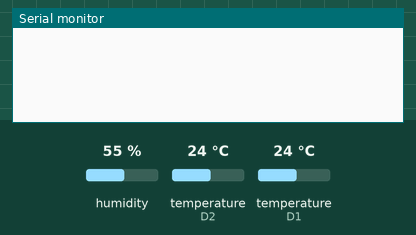
Recording of a sketch running on a simulated ESP8266 (NodeMCU). On the bench: the last lines printed to the serial monitor. The inputs (shaded band) are chosen by the test bench; at power-on: humidity 55 %, temperature (sensors on D2, D1) 24 °C. WiFi joins after 1.5 s; servers stay silent unless stated.

Above: at 6.2 s.
6.3 s: humidity set to 22 %
At 9.6 s:
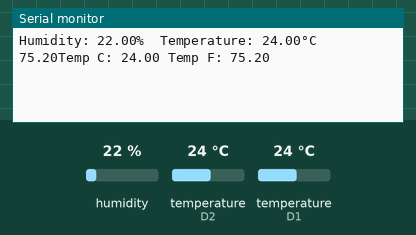
12.6 s: temperature (sensor on D2) set to 12 °C
At 13.5 s:
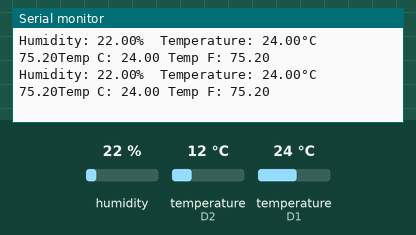
14.1 s: temperature (sensor on D1) set to 12 °C
At 15.2 s:
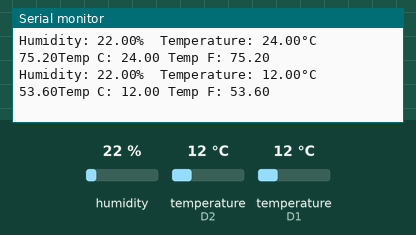
15.6 s: temperature (sensor on D2) set to 19 °C
17.1 s: humidity set to 40 %
At 18.6 s:
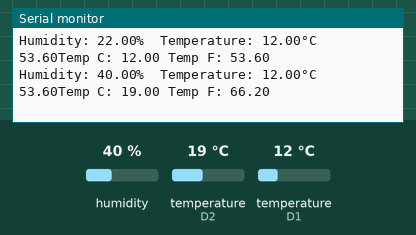
Timing chart, 0 to 19.6 s (numbered marks = the images above; inputs shaded):
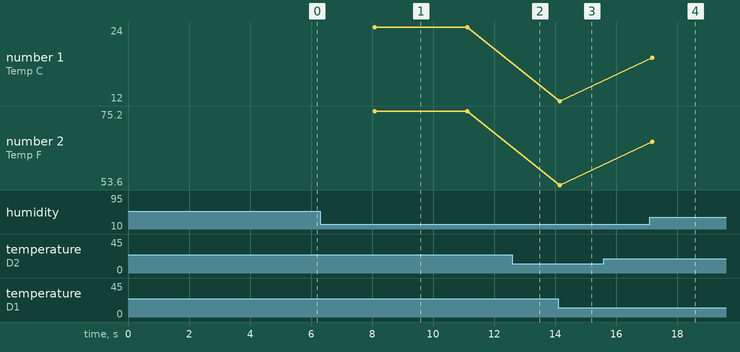

Measured:
- after the input at 6.3 s, the serial monitor: prints a new line after 1.8 s (image 1)
- after the input at 14.1 s, the serial monitor: prints a new line after 0.05 s (image 3)
- after the input at 17.1 s, the serial monitor: prints a new line after 0.08 s (image 4)

The sketch:

DoAm.ino
```cpp
#include <BlynkSimpleEsp8266.h>
#include <ESP8266WiFi.h>
#include "DHT.h"
#include <OneWire.h>
#include <DallasTemperature.h>
#define ONE_WIRE_BUS D2
#define DHTPIN D1
#define DHTTYPE DHT11
DHT dht(DHTPIN, DHTTYPE);
OneWire oneWire(ONE_WIRE_BUS);
DallasTemperature sensors(&oneWire);
DeviceAddress insideThermometer;

char auth[] = "_8kF3uaNzdzWTTZquA63G-KQUz1ADvwA";
const char* ssid = "Wifi";
const char* password = "Password";
//const char* ssid = "tram bom so 4";
//const char* password = "0943950555";

BlynkTimer timer;
BLYNK_CONNECTED() {
}

void printTemperature(DeviceAddress deviceAddress) {
  float tempC = sensors.getTempC(deviceAddress);
  if (tempC == DEVICE_DISCONNECTED_C) {
    Serial.println("Error: Could not read temperature data");
    return;
  }
  Serial.print("Temp C: ");
  Serial.print(tempC);
  Serial.print(" Temp F: ");
  Serial.println(DallasTemperature::toFahrenheit(tempC));  // Converts tempC to Fahrenheit
  Blynk.virtualWrite(V1, tempC);
}

void read() {
  float h = dht.readHumidity();
  // Read temperature as Celsius (the default)
  float t = dht.readTemperature();
  // Read temperature as Fahrenheit (isFahrenheit = true)
  float f = dht.readTemperature(true);

  // Check if any reads failed and exit early (to try again).
  if (isnan(h) || isnan(t) || isnan(f)) {
    Serial.println(F("Failed to read from DHT sensor!"));
    return;
  }

  // Compute heat index in Fahrenheit (the default)
  float hif = dht.computeHeatIndex(f, h);
  // Compute heat index in Celsius (isFahreheit = false)
  float hic = dht.computeHeatIndex(t, h, false);

  Serial.print(F("Humidity: "));
  Serial.print(h);
  Serial.print(F("%  Temperature: "));
  Serial.print(t);
  Serial.print(F("°C "));
  Serial.print(f);
  sensors.requestTemperatures();
  printTemperature(insideThermometer);
  Blynk.virtualWrite(V0, t);
  Blynk.virtualWrite(V2, h);
}

void setup() {
  Serial.begin(9600);
  WiFi.mode(WIFI_STA);
  WiFi.begin(ssid, password);
  Blynk.config(auth, "Blynkkwaco.ddns.net", 8080);
  delay(5000);
  //-------------------------------
  sensors.begin();
  if (!sensors.getAddress(insideThermometer, 0)) Serial.println("Unable to find address for Device 0");
  sensors.setResolution(insideThermometer, 9);
  dht.begin();
  timer.setInterval(3031, read);
}

void loop() {
  timer.run();
  Blynk.run();
}
```
